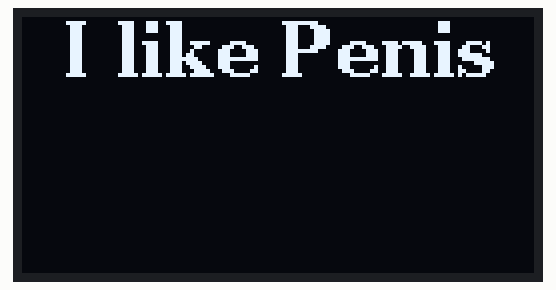
This sketch was run on a simulated Arduino Uno, built with avr-gcc and run on an emulated ATmega328P. Shown: 128×64 one-colour display. What the sketch prints to the serial monitor is not drawn.

Above: at 0.11 s.
At 1.12 s:
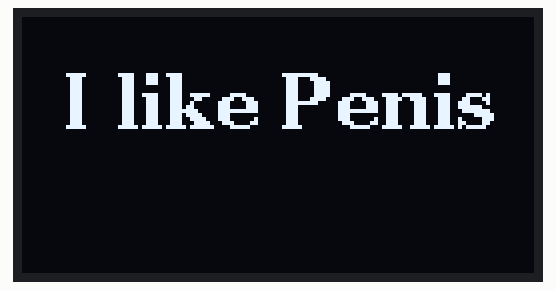
At 2.12 s:
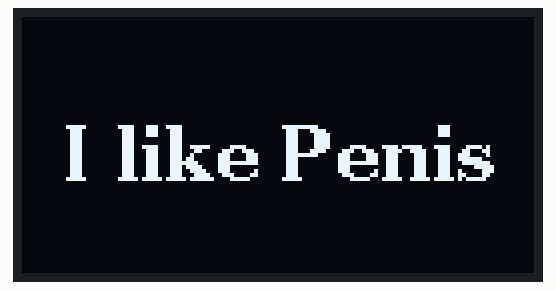
At 4.22 s:
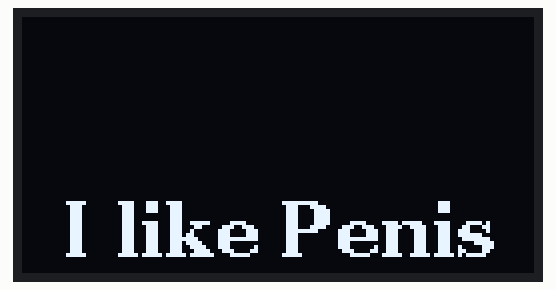
At 6.31 s:
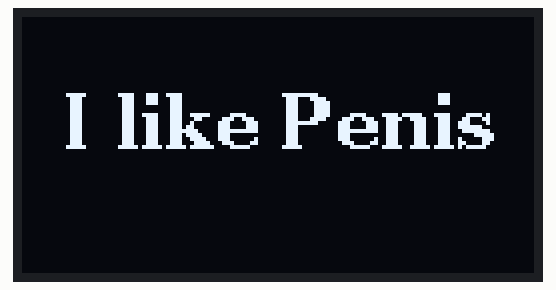
At 8.39 s:
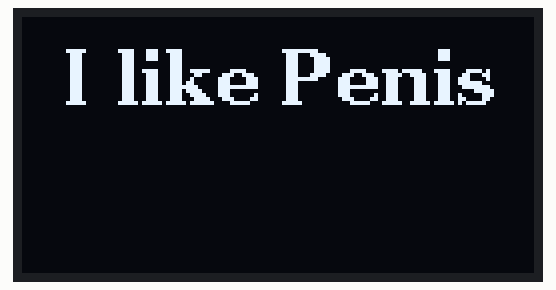

Measured:
- by itself, everything shown: repeats every 7.7 s, in 100 steps

The sketch:

Screen_Shifter_u8g2_sh1106.ino
```cpp
#include <Arduino.h>
#include <U8g2lib.h>
#include <SPI.h>
#include <Wire.h>

U8G2_SH1106_128X64_NONAME_F_HW_I2C u8g2(U8G2_R0, /* reset=*/ U8X8_PIN_NONE); //Got from u8g2 documentation

int var = 15;
int v704 = 0; //checker to see whether or not program must go down or up. using travis line :p used as t or f. could have also used boolan but this is fun

void setup(void)
{
  u8g2.begin();
  Serial.begin(9600); //Binds seral output to connection 9600 Baud
}

void loop(void)
{
  u8g2.firstPage();
  do
  {
    u8g2.setFont(u8g2_font_ncenB14_tr);
    u8g2.drawStr(10,var,"I like Penis"); //draw string fucntion, x, y, str,

    if (var == 14)
    {v704 = 0; }//Go reverse
    else if (var == 64)
    { v704 = 1;}

    if (v704 == 0)
    { var = var + 1;}
    else if (v704 == 1)
    {var = var - 1;}

    delay(25);
    Serial.println(var); //Print function
  }while ( u8g2.nextPage() ); //use do while program to refresh screen basically do this then check while is true. like do the shopping, while it is below 5 pm

}
```
